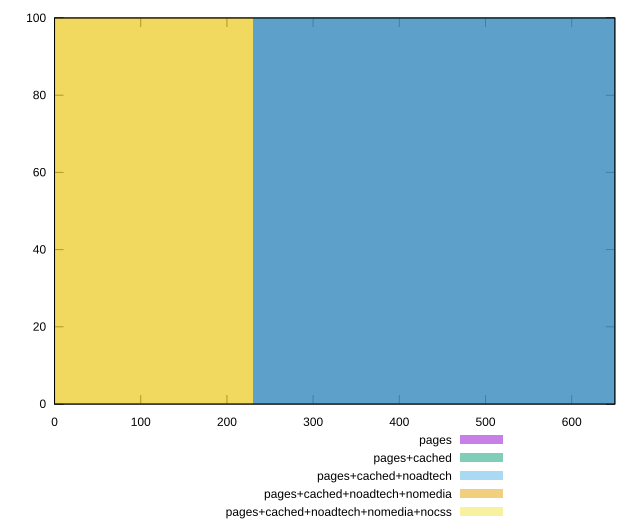

gnuplot code for this plot:
reset

$pages <<EOF
459.6218518684534 100
EOF

$pagesCached <<EOF
459.6218518684534 100
EOF

$pagesCachedNoadtech <<EOF
459.6218518684534 100
EOF

$pagesCachedNoadtechNomedia <<EOF
0 100
EOF

$pagesCachedNoadtechNomediaNocss <<EOF
0 100
EOF

set key outside below
set boxwidth 459.6218518684534
set xrange [0:650]
set yrange [0:100]
set trange [0:100]
set style fill transparent solid 0.5 noborder
set terminal svg size 640, 530 enhanced background rgb 'white'
set output "report_00018_2021-02-10T15-25-16.877Z/uses-webp-images/comparison/histogram/all_raw.svg"

plot $pages title "pages" with boxes, \
     $pagesCached title "pages+cached" with boxes, \
     $pagesCachedNoadtech title "pages+cached+noadtech" with boxes, \
     $pagesCachedNoadtechNomedia title "pages+cached+noadtech+nomedia" with boxes, \
     $pagesCachedNoadtechNomediaNocss title "pages+cached+noadtech+nomedia+nocss" with boxes

reset
